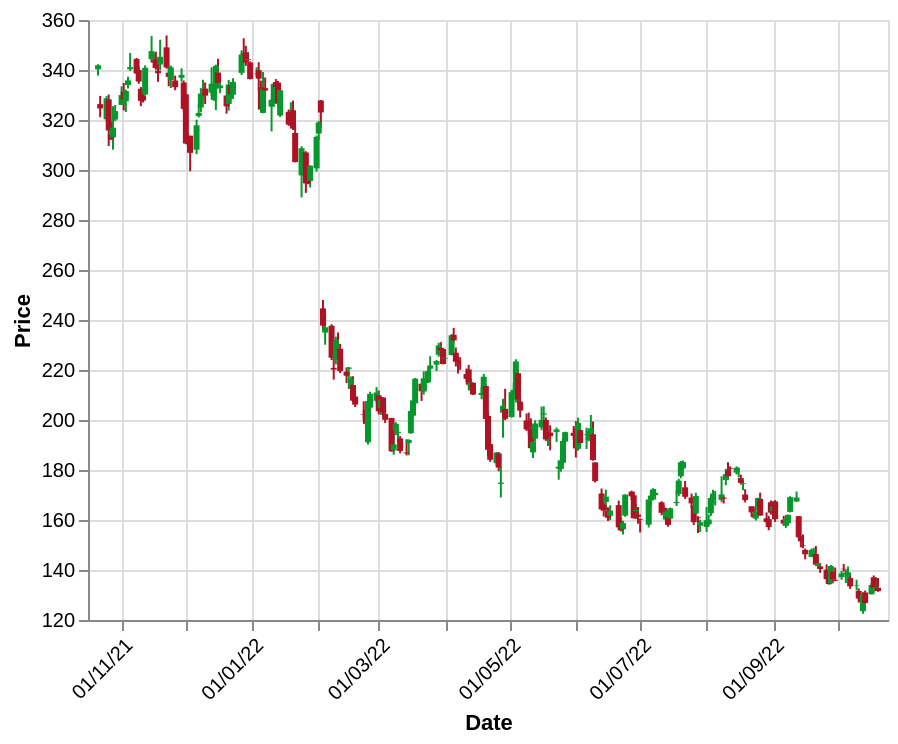

The specification (Vega-Lite) saved for this image:
### Vega-Lite specification from a JSON file in a GitHub repository (floating-point values rounded to 4 significant figures; data arrays with more than 128 entries replaced by an {"elided": "..."} marker saying what was removed)
{"$schema": "https://vega.github.io/schema/vega-lite/v5.json", "width": 400, "height": 300, "description": "S&P 500 Price data, 21/10/21 - 21/10/22", "data": {"values": {"elided": "252 records"}}, "encoding": {"x": {"field": "Date", "type": "temporal", "title": "Date in 2022", "axis": {"format": "%d/%m/%y", "labelAngle": -45, "title": "Date"}}, "y": {"type": "quantitative", "scale": {"zero": false}, "axis": {"title": "Price"}}, "color": {"condition": {"test": "datum.Open < datum.Close", "value": "#06982d"}, "value": "#ae1325"}}, "layer": [{"mark": "rule", "encoding": {"y": {"field": "Low"}, "y2": {"field": "High"}}}, {"mark": "bar", "encoding": {"y": {"field": "Open"}, "y2": {"field": "Close"}, "size": {"value": 3}}}], "config": {}}
